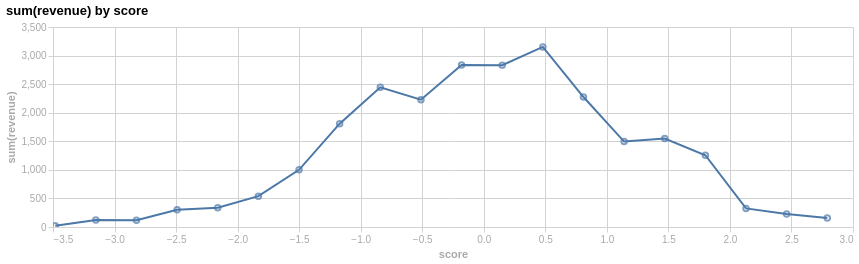

Notebook source saved alongside this figure:
### Code cell
eda.plot_aggy(df_num, "score", "revenue", agg="sum", num_bins=20, mark="line")

### Figure 1 — Vega-Lite specification as saved in the notebook (floating-point values rounded to 4 significant figures)
{"config": {"axis": {"grid": true, "gridColor": "#d3d3d3", "tickColor": "#d3d3d3", "domainColor": "#d3d3d3", "labelColor": "#a9a9a9", "titleColor": "#a9a9a9"}, "legend": {"orient": "top", "titleAnchor": "start", "columns": 0, "titleColor": "#a9a9a9", "labelColor": "#a9a9a9"}, "title": {"align": "left", "anchor": "start"}}, "layer": [{"mark": {"type": "line"}, "encoding": {"tooltip": [{"field": "score_lb", "type": "quantitative"}, {"field": "score_ub", "type": "quantitative"}, {"field": "score_mid", "type": "quantitative"}, {"field": "agg_value", "type": "quantitative"}], "x": {"field": "score_mid", "title": "score", "type": "quantitative"}, "y": {"field": "agg_value", "title": "sum(revenue)", "type": "quantitative"}}, "name": "view_0a1b214de2790df1_0"}, {"mark": {"type": "point"}, "encoding": {"tooltip": [{"field": "score_lb", "type": "quantitative"}, {"field": "score_ub", "type": "quantitative"}, {"field": "score_mid", "type": "quantitative"}, {"field": "agg_value", "type": "quantitative"}], "x": {"field": "score_mid", "title": "score", "type": "quantitative"}, "y": {"field": "agg_value", "title": "sum(revenue)", "type": "quantitative"}}}], "data": {"name": "data-83c4f5f6c05690eb60b6e8ac95e8694c"}, "height": 200, "params": [{"name": "param_1e9efca18e7a2868", "select": {"type": "interval", "encodings": ["x", "y"]}, "bind": "scales", "views": ["view_0a1b214de2790df1_0"]}], "title": "sum(revenue) by score", "width": 800, "$schema": "https://vega.github.io/schema/vega-lite/v6.4.1.json", "datasets": {"data-83c4f5f6c05690eb60b6e8ac95e8694c": [{"score_lb": -3.647, "score_ub": -3.317, "agg_value": 21.75, "score_mid": -3.482}, {"score_lb": -3.317, "score_ub": -2.987, "agg_value": 124.1, "score_mid": -3.152}, {"score_lb": -2.987, "score_ub": -2.657, "agg_value": 118.9, "score_mid": -2.822}, {"score_lb": -2.657, "score_ub": -2.326, "agg_value": 302.0, "score_mid": -2.491}, {"score_lb": -2.326, "score_ub": -1.996, "agg_value": 336.1, "score_mid": -2.161}, {"score_lb": -1.996, "score_ub": -1.666, "agg_value": 539.0, "score_mid": -1.831}, {"score_lb": -1.666, "score_ub": -1.336, "agg_value": 1000.0, "score_mid": -1.501}, {"score_lb": -1.336, "score_ub": -1.006, "agg_value": 1808.0, "score_mid": -1.171}, {"score_lb": -1.006, "score_ub": -0.6756, "agg_value": 2446.0, "score_mid": -0.8407}, {"score_lb": -0.6756, "score_ub": -0.3454, "agg_value": 2227.0, "score_mid": -0.5105}, {"score_lb": -0.3454, "score_ub": -0.01529, "agg_value": 2833.0, "score_mid": -0.1804}, {"score_lb": -0.01529, "score_ub": 0.3149, "agg_value": 2833.0, "score_mid": 0.1498}, {"score_lb": 0.3149, "score_ub": 0.645, "agg_value": 3151.0, "score_mid": 0.48}, {"score_lb": 0.645, "score_ub": 0.9752, "agg_value": 2275.0, "score_mid": 0.8101}, {"score_lb": 0.9752, "score_ub": 1.305, "agg_value": 1495.0, "score_mid": 1.14}, {"score_lb": 1.305, "score_ub": 1.636, "agg_value": 1549.0, "score_mid": 1.47}, {"score_lb": 1.636, "score_ub": 1.966, "agg_value": 1256.0, "score_mid": 1.801}, {"score_lb": 1.966, "score_ub": 2.296, "agg_value": 325.2, "score_mid": 2.131}, {"score_lb": 2.296, "score_ub": 2.626, "agg_value": 228.0, "score_mid": 2.461}, {"score_lb": 2.626, "score_ub": 2.956, "agg_value": 156.5, "score_mid": 2.791}]}}
